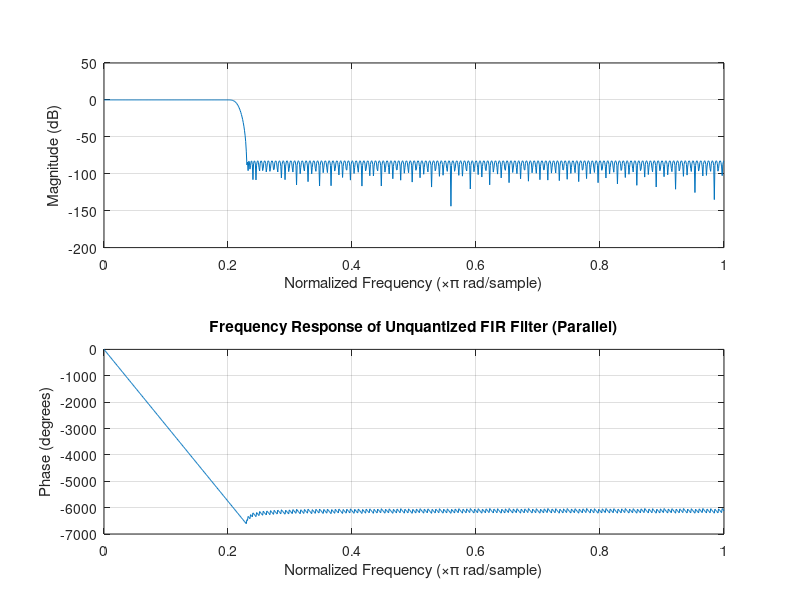
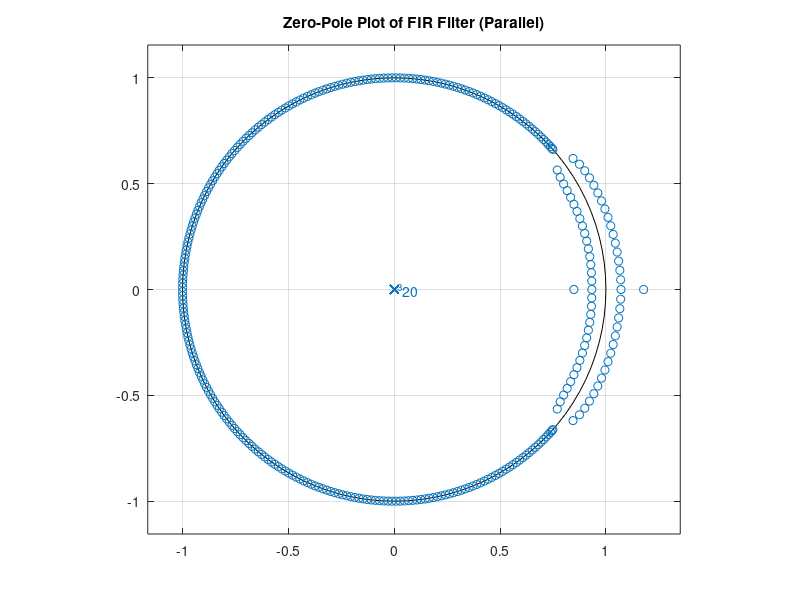
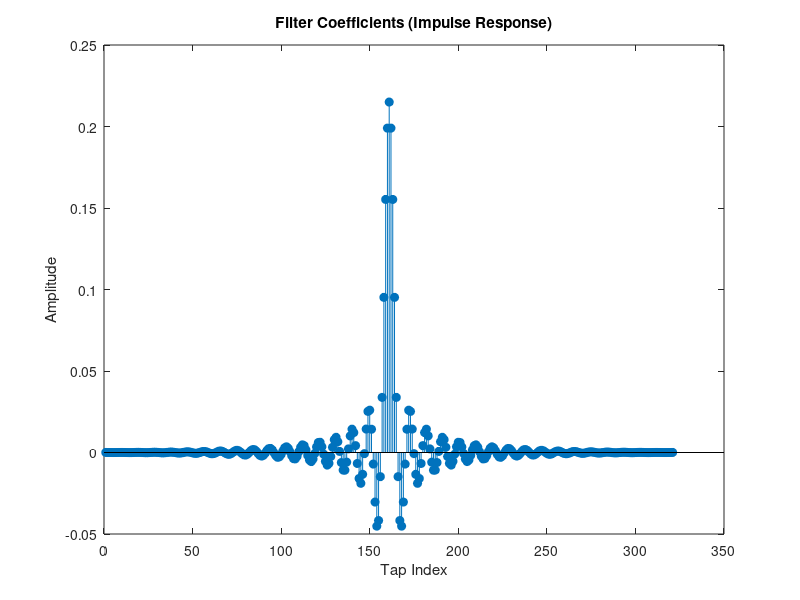
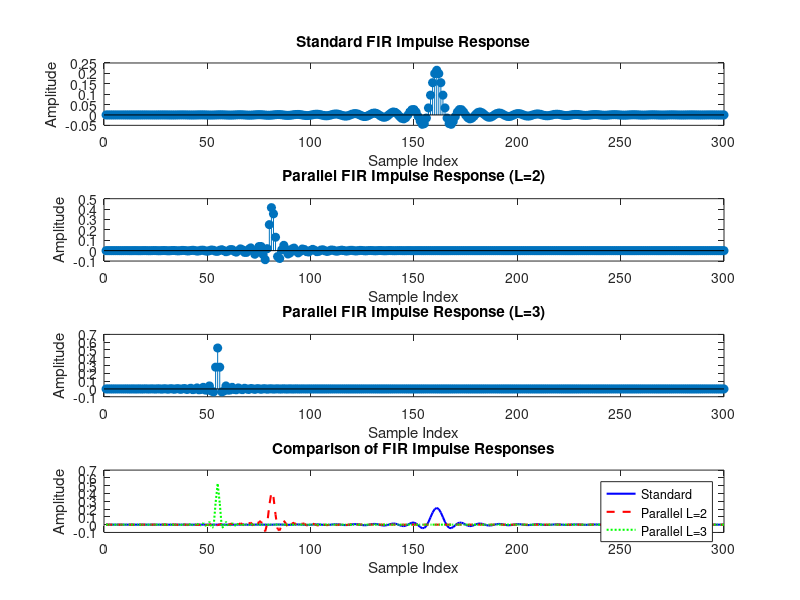

MATLAB code to generate these figures, in order:
%% FIR Filter Design & Parallel Processing Simulation (Impulse Input)
% This script designs a FIR filter and simulates parallel processing
% by splitting the convolution into polyphase branches (L=2 and L=3).
% The input is an impulse and the resulting impulse responses are plotted.

clear; close all; clc;

%% Filter Design
% Define filter design parameters
% Here we design an FIR filter with 321 coefficients (order 320)
nTaps = 321;         % Total number of coefficients
f = [0 0.2 0.23 1];   % Normalized frequency bands
a = [1 1 0 0];       % Desired amplitude response

% Note: firpm takes the filter order (which is nTaps-1)
b = firpm(nTaps-1, f, a);

% Plot filter responses (optional)
figure;
freqz(b, 1, 1024);
title('Frequency Response of Unquantized FIR Filter (Parallel)');

figure;
zplane(b, 1);
title('Zero-Pole Plot of FIR Filter (Parallel)');

figure;
stem(b, 'filled');
title('Filter Coefficients (Impulse Response)'); 
xlabel('Tap Index'); ylabel('Amplitude');

%% Impulse Input Generation
% Create an impulse input signal
N = 300;           % Number of input samples for simulation
x = zeros(1, N);
x(1) = 1;          % Impulse at the first sample

% Standard FIR impulse response (for reference)
y_standard = filter(b, 1, x);

%% L=2 Parallel Processing Implementation (Polyphase Decomposition)
% Split coefficients into two branches:
b0 = b(1:2:end);   % Even-indexed taps
b1 = b(2:2:end);   % Odd-indexed taps

% Process each branch using filter with impulse input
y0 = filter(b0, 1, x);
y1 = filter(b1, 1, x);

% To align the branches, delay the odd branch by 1 sample:
y1_delayed = [0, y1(1:end-1)];

% Combine the two branch outputs
y_parallel2 = y0 + y1_delayed;

%% L=3 Parallel Processing Implementation (Polyphase Decomposition)
% Split coefficients into three branches:
b0_3 = b(1:3:end);
b1_3 = b(2:3:end);
b2_3 = b(3:3:end);

% Process each branch using filter with impulse input
y0_3 = filter(b0_3, 1, x);
y1_3 = filter(b1_3, 1, x);
y2_3 = filter(b2_3, 1, x);

% Delay branches appropriately to align the outputs:
y1_3_delayed = [0, y1_3(1:end-1)];       % delay by 1 sample
y2_3_delayed = [0, 0, y2_3(1:end-2)];      % delay by 2 samples

% Combine the three branch outputs
y_parallel3 = y0_3 + y1_3_delayed + y2_3_delayed;

%% Plot Comparison of Impulse Responses
figure;
subplot(4,1,1);
stem(y_standard, 'filled');
title('Standard FIR Impulse Response');
xlabel('Sample Index'); ylabel('Amplitude');

subplot(4,1,2);
stem(y_parallel2, 'filled');
title('Parallel FIR Impulse Response (L=2)');
xlabel('Sample Index'); ylabel('Amplitude');

subplot(4,1,3);
stem(y_parallel3, 'filled');
title('Parallel FIR Impulse Response (L=3)');
xlabel('Sample Index'); ylabel('Amplitude');

subplot(4,1,4);
plot(y_standard, 'b', 'LineWidth', 1.5); hold on;
plot(y_parallel2, 'r--', 'LineWidth', 1.5);
plot(y_parallel3, 'g:', 'LineWidth', 1.5);
title('Comparison of FIR Impulse Responses');
xlabel('Sample Index'); ylabel('Amplitude');
legend('Standard','Parallel L=2','Parallel L=3');
